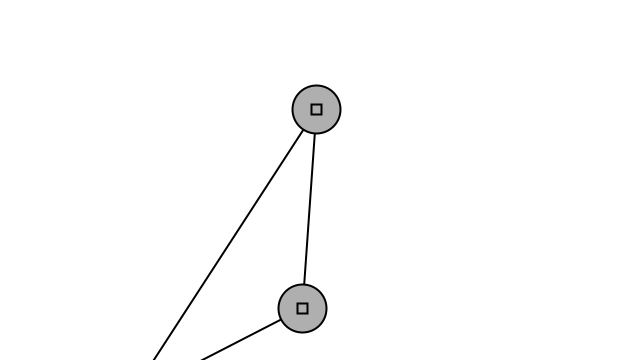
Frame 1 (no input)
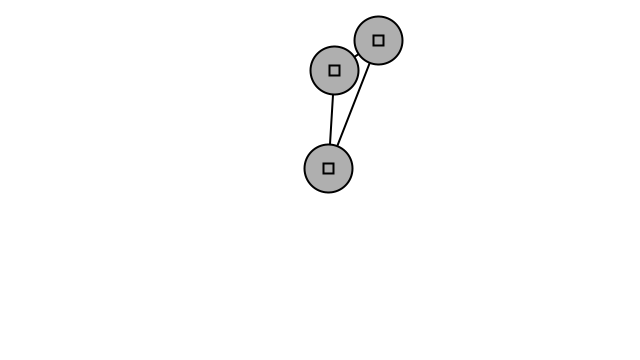
Frame 60 (the mouse pressed at the canvas centre just before this capture)
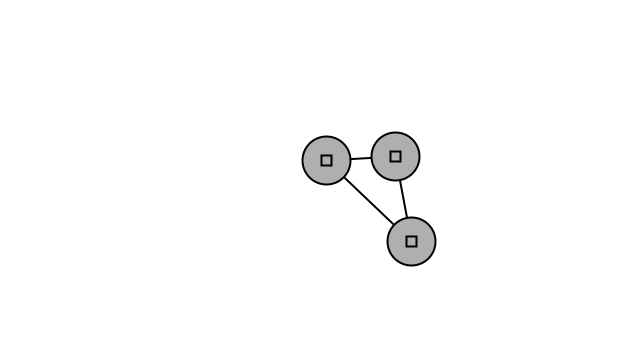
Frame 120 (the mouse held since frame 60 and released just before this capture)

The Processing sketch that drew these frames (run headless with seeded random() and noise(); from frame 60 on, the mouse is pressed at the canvas centre):

// Processing sketch: exercise_16
// ── exercise_16.pde
Bob bob[];
Spring spring[];

void setup() {
  size(640, 360);
  bob = new Bob[3];
  spring = new Spring[3];

  bob[0] = new Bob(width/2, 50);
  bob[1] = new Bob(width*0.2, 400);
  bob[2] = new Bob(width*0.8, 200);

  spring[0] = new Spring(bob[0], 100);
  spring[1] = new Spring(bob[1], 100);
  spring[2] = new Spring(bob[2], 100);
}

void draw() {
  background(255); 

  spring[0].connect(bob[1]);
  spring[0].constrainLength(bob[0], 30, 200);

  spring[1].connect(bob[2]);
  spring[1].constrainLength(bob[2], 30, 200);

  spring[2].connect(bob[0]);
  spring[2].constrainLength(bob[0], 30, 200);

  bob[0].update();
  bob[1].update();
  bob[2].update();
  spring[0].displayLine(bob[1]); 
  spring[1].displayLine(bob[2]);
  spring[2].displayLine(bob[0]);
  bob[0].display(); 
  bob[1].display(); 
  bob[2].display(); 
  spring[0].display(); 
  spring[1].display(); 
  spring[2].display();
}
// ── Mover.pde
class Bob {

  PVector position;
  PVector velocity;
  PVector acceleration;
  float mass = 24;
  float damping = 0.98;

  Bob(float x, float y) {
    position = new PVector(x, y);
    velocity = new PVector();
    acceleration = new PVector();
  } 

  void update() { 
    velocity.add(acceleration);
    velocity.mult(damping);
    position.add(velocity);
    acceleration.mult(0);
  }

  void applyForce(PVector force) {
    PVector f = force.copy();
    f.div(mass);
    acceleration.add(f);
  }

  void display() { 
    stroke(0);
    strokeWeight(2);
    fill(175);
    ellipse(position.x, position.y, mass*2, mass*2);
  }
}
// ── Spring.pde
class Spring { 

  Bob anchor;
  float len;
  float k = 0.2;

  Spring(Bob a, int l) {
    anchor = a;
    len = l;
  } 

  void connect(Bob b) {
    PVector force = PVector.sub(b.position, anchor.position);
    float d = force.mag();
    float stretch = d - len;
    force.normalize();
    force.mult(-1 * k * stretch);
    b.applyForce(force);
  }

  void constrainLength(Bob b, float minlen, float maxlen) {
    PVector dir = PVector.sub(b.position, anchor.position);
    float d = dir.mag();
    if (d < minlen) {
      dir.normalize();
      dir.mult(minlen);
      b.position = PVector.add(anchor.position, dir);
      b.velocity.mult(0);
    } else if (d > maxlen) {
      dir.normalize();
      dir.mult(maxlen);
      b.position = PVector.add(anchor.position, dir);
      b.velocity.mult(0);
    }
  }

  void display() { 
    stroke(0);
    fill(175);
    strokeWeight(2);
    rectMode(CENTER);
    rect(anchor.position.x, anchor.position.y, 10, 10);
  }

  void displayLine(Bob b) {
    strokeWeight(2);
    stroke(0);
    line(b.position.x, b.position.y, anchor.position.x, anchor.position.y);
  }
}
